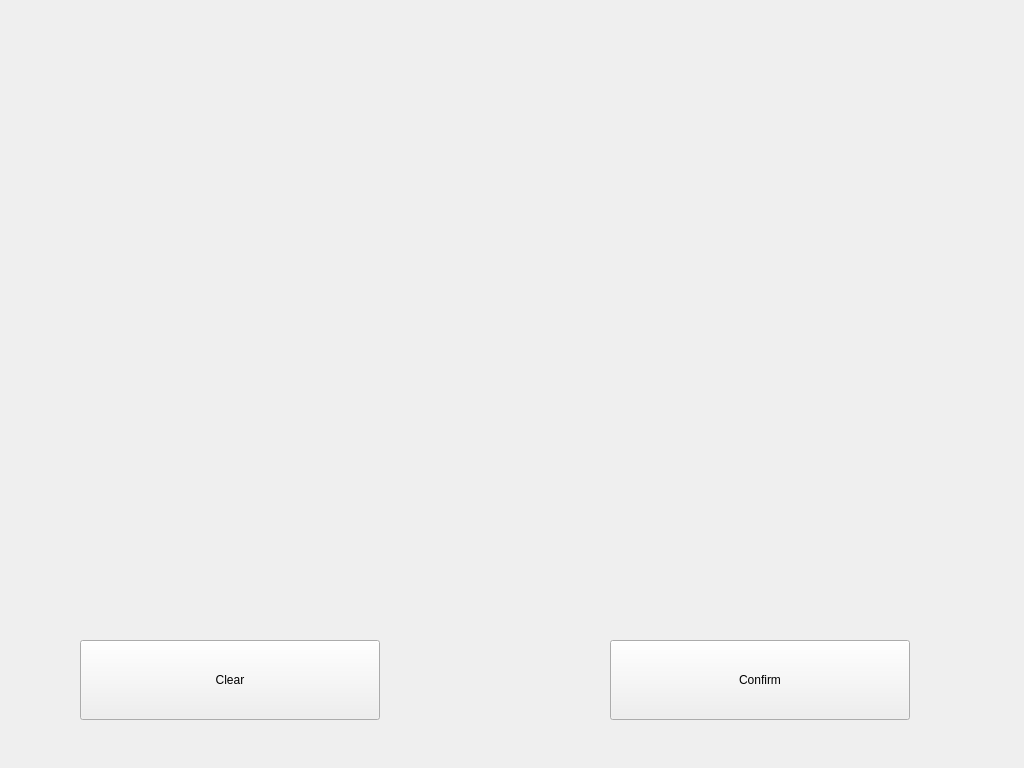
<?xml version="1.0" encoding="UTF-8"?>
<ui version="4.0">
 <class>Paint</class>
 <widget class="QWidget" name="Paint">
  <property name="geometry">
   <rect>
    <x>0</x>
    <y>0</y>
    <width>1024</width>
    <height>768</height>
   </rect>
  </property>
  <property name="windowTitle">
   <string>Paint</string>
  </property>
  <widget class="QPushButton" name="clearButton">
   <property name="geometry">
    <rect>
     <x>80</x>
     <y>640</y>
     <width>300</width>
     <height>80</height>
    </rect>
   </property>
   <property name="text">
    <string>Clear</string>
   </property>
  </widget>
  <widget class="QPushButton" name="confirmButton">
   <property name="geometry">
    <rect>
     <x>610</x>
     <y>640</y>
     <width>300</width>
     <height>80</height>
    </rect>
   </property>
   <property name="text">
    <string>Confirm</string>
   </property>
  </widget>
 </widget>
 <layoutdefault spacing="6" margin="11"/>
 <resources/>
 <connections/>
</ui>
